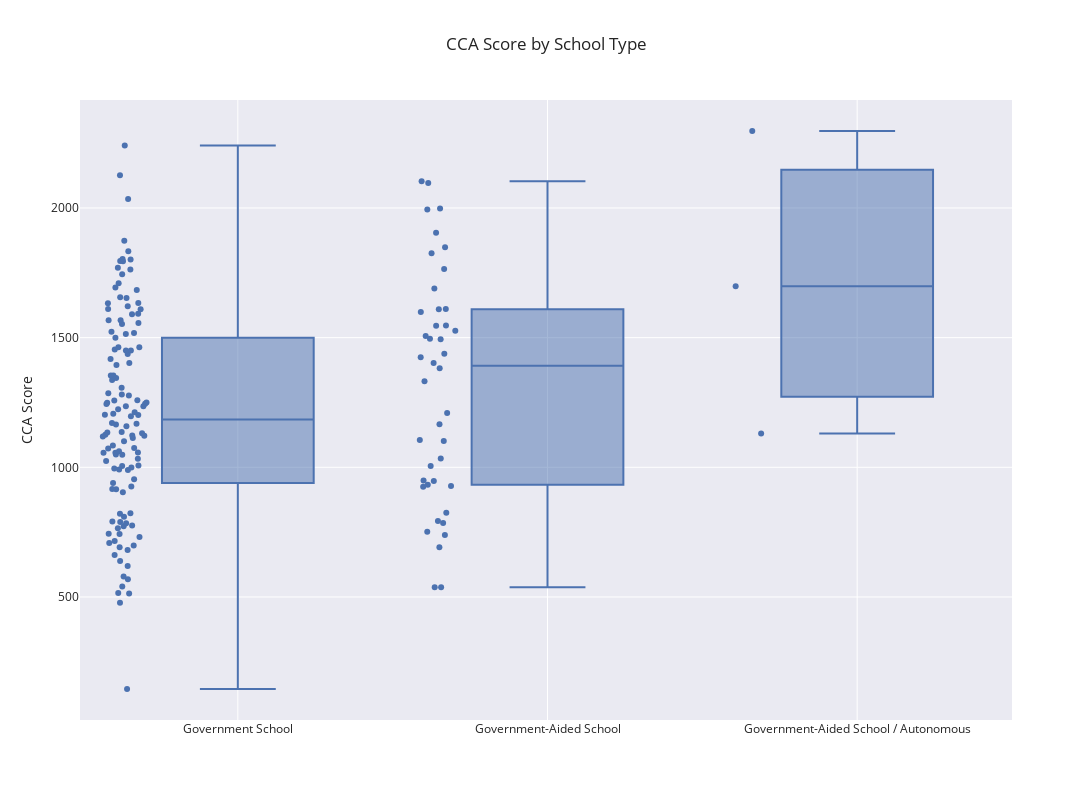

Notebook code cell kept with this figure:
### Code cell
fig = px.box(df_school_cca,
           x='School_Type',
           y='CCA_Sum_Score',
           points="all",
           width=1200,
           height=800,
           title="CCA Score by School Type",
           labels={'School_Type':'',
                   'CCA_Sum_Score': 'CCA Score'},
           template="seaborn",
           hover_data = ['Name', 'School_Type'])
fig.show()

### Figure 1 — Plotly figure (JSON) as saved in the notebook; plotly's stock layout.template omitted (floating-point values rounded to 4 significant figures; data arrays with more than 128 entries replaced by an {"elided": "..."} marker saying what was removed)
{"data": [{"alignmentgroup": "True", "boxpoints": "all", "customdata": {"elided": "171x1 str values"}, "hovertemplate": "=%{x}<br>CCA Score=%{y}<br>Name=%{customdata[0]}<extra></extra>", "legendgroup": "", "marker": {"color": "rgb(76,114,176)"}, "name": "", "notched": false, "offsetgroup": "", "orientation": "v", "showlegend": false, "type": "box", "x": {"elided": "171 str values"}, "x0": " ", "xaxis": "x", "y": {"elided": "171 int values"}, "y0": " ", "yaxis": "y"}], "layout": {"boxmode": "group", "height": 800, "legend": {"tracegroupgap": 0}, "title": {"text": "CCA Score by School Type"}, "width": 1200, "xaxis": {"anchor": "y", "domain": [0, 1], "title": {"text": ""}}, "yaxis": {"anchor": "x", "domain": [0, 1], "title": {"text": "CCA Score"}}}}
